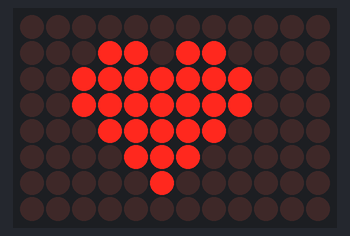
Simulated run of this sketch. Board: Arduino Uno R4 WiFi. Shown: 12×8 LED matrix. What the sketch prints to the serial monitor is not drawn.

Above: at 0.82 s.

The sketch:

arduino_renderer.ino
```cpp
#include "config.h"
#include "cube_renderer.h"
#include "framebuffer.h"
#include "led_heart.h"
#include "serial_stream.h"
#include "test_pattern.h"

void setup() {
    beginSerialStream();
    beginLedHeart();
    clearBuffer(0);
}

void loop() {
    updateLedHeart();

    if (USE_SERIAL_TEST_PATTERN) {
        drawTestPattern();
        sendFrame();
        delay(TEST_FRAME_DELAY_MS);
        return;
    }

    updateCubeAnimation();
    drawCubeFrame();
    sendFrame();
    delay(FRAME_DELAY_MS);
}
```

cube_renderer.cpp
```cpp
#include "cube_renderer.h"

#include <math.h>

#include "config.h"
#include "framebuffer.h"

struct Vec3 {
    float x;
    float y;
    float z;
};

struct ScreenPoint {
    int x;
    int y;
    bool visible;
};

struct Edge {
    uint8_t a;
    uint8_t b;
};

static float cubeAngleX = 0.0f;
static float cubeAngleY = 0.0f;
static float cubeSinX = 0.0f;
static float cubeCosX = 1.0f;
static float cubeSinY = 0.0f;
static float cubeCosY = 1.0f;

static const Vec3 kCubeVertices[8] = {
    {-1.0f, -1.0f, -1.0f},
    { 1.0f, -1.0f, -1.0f},
    { 1.0f,  1.0f, -1.0f},
    {-1.0f,  1.0f, -1.0f},
    {-1.0f, -1.0f,  1.0f},
    { 1.0f, -1.0f,  1.0f},
    { 1.0f,  1.0f,  1.0f},
    {-1.0f,  1.0f,  1.0f},
};

static const Edge kCubeEdges[12] = {
    {0, 1}, {1, 2}, {2, 3}, {3, 0},
    {4, 5}, {5, 6}, {6, 7}, {7, 4},
    {0, 4}, {1, 5}, {2, 6}, {3, 7},
};

static Vec3 rotateVertex(const Vec3 &vertex) {
    const float rotatedX = (vertex.x * cubeCosY) + (vertex.z * cubeSinY);
    const float rotatedZ = (-vertex.x * cubeSinY) + (vertex.z * cubeCosY);

    Vec3 result;
    result.x = rotatedX;
    result.y = (vertex.y * cubeCosX) - (rotatedZ * cubeSinX);
    result.z = (vertex.y * cubeSinX) + (rotatedZ * cubeCosX);
    return result;
}

static ScreenPoint projectVertex(const Vec3 &vertex) {
    ScreenPoint point;
    const float depth = vertex.z + CAMERA_DISTANCE;

    if (depth <= 0.1f) {
        point.x = 0;
        point.y = 0;
        point.visible = false;
        return point;
    }

    const float scale = PROJECTION_SCALE / depth;
    point.x = static_cast<int>((vertex.x * scale) + (WIDTH * 0.5f));
    point.y = static_cast<int>((vertex.y * scale) + (HEIGHT * 0.5f));
    point.visible = true;
    return point;
}

static void drawAxesOverlay() {
    const int centerX = WIDTH / 2;
    const int centerY = HEIGHT / 2;
    drawLine(centerX, 0, centerX, HEIGHT - 1, 32);
    drawLine(0, centerY, WIDTH - 1, centerY, 32);
}

void updateCubeAnimation() {
    cubeAngleX += ROTATION_STEP_X;
    cubeAngleY += ROTATION_STEP_Y;

    if (cubeAngleX > TWO_PI) {
        cubeAngleX -= TWO_PI;
    }

    if (cubeAngleY > TWO_PI) {
        cubeAngleY -= TWO_PI;
    }

    cubeSinX = sinf(cubeAngleX);
    cubeCosX = cosf(cubeAngleX);
    cubeSinY = sinf(cubeAngleY);
    cubeCosY = cosf(cubeAngleY);
}

void drawCubeFrame() {
    ScreenPoint projected[8];

    clearBuffer(0);
    if (DRAW_AXES_OVERLAY) {
        drawAxesOverlay();
    }

    for (int i = 0; i < 8; i++) {
        Vec3 transformed = rotateVertex(kCubeVertices[i]);
        transformed.x *= CUBE_SCALE;
        transformed.y *= CUBE_SCALE;
        transformed.z *= CUBE_SCALE;
        projected[i] = projectVertex(transformed);
    }

    for (int i = 0; i < 12; i++) {
        const ScreenPoint &a = projected[kCubeEdges[i].a];
        const ScreenPoint &b = projected[kCubeEdges[i].b];

        if (!a.visible || !b.visible) {
            continue;
        }

        drawLine(a.x, a.y, b.x, b.y, 255);
    }
}
```

cube_renderer.h
```cpp
#ifndef CUBE_RENDERER_H
#define CUBE_RENDERER_H

void updateCubeAnimation();
void drawCubeFrame();

#endif
```

framebuffer.cpp
```cpp
#include "framebuffer.h"

#include <string.h>

uint8_t framebuffer[WIDTH * HEIGHT];

void clearBuffer(uint8_t value) {
    memset(framebuffer, value, sizeof(framebuffer));
}

void setPixel(int x, int y, uint8_t color) {
    if (x < 0 || x >= WIDTH || y < 0 || y >= HEIGHT) {
        return;
    }

    framebuffer[(y * WIDTH) + x] = color;
}

void drawLine(int x0, int y0, int x1, int y1, uint8_t color) {
    int dx = abs(x1 - x0);
    int sx = (x0 < x1) ? 1 : -1;
    int dy = -abs(y1 - y0);
    int sy = (y0 < y1) ? 1 : -1;
    int err = dx + dy;

    while (true) {
        setPixel(x0, y0, color);

        if (x0 == x1 && y0 == y1) {
            break;
        }

        int e2 = err << 1;

        if (e2 >= dy) {
            err += dy;
            x0 += sx;
        }

        if (e2 <= dx) {
            err += dx;
            y0 += sy;
        }
    }
}
```

framebuffer.h
```cpp
#ifndef FRAMEBUFFER_H
#define FRAMEBUFFER_H

#include "config.h"

extern uint8_t framebuffer[WIDTH * HEIGHT];

void clearBuffer(uint8_t value);
void setPixel(int x, int y, uint8_t color);
void drawLine(int x0, int y0, int x1, int y1, uint8_t color);

#endif
```

led_heart.h
```cpp
#ifndef LED_HEART_H
#define LED_HEART_H

void beginLedHeart();
void updateLedHeart();

#endif
```

serial_stream.cpp
```cpp
#include "serial_stream.h"

#include "config.h"
#include "framebuffer.h"

static constexpr size_t SERIAL_CHUNK_SIZE = 256;

void beginSerialStream() {
    Serial.begin(BAUD_RATE);
    delay(500);
}

void sendFrame() {
    const uint8_t *data = framebuffer;
    size_t remaining = sizeof(framebuffer);

    Serial.write(START_MARKER);

    while (remaining > 0) {
        const size_t chunkSize = (remaining > SERIAL_CHUNK_SIZE) ? SERIAL_CHUNK_SIZE : remaining;
        Serial.write(data, chunkSize);
        data += chunkSize;
        remaining -= chunkSize;
    }

    Serial.write(END_MARKER);
    Serial.flush();
}
```

serial_stream.h
```cpp
#ifndef SERIAL_STREAM_H
#define SERIAL_STREAM_H

void beginSerialStream();
void sendFrame();

#endif
```

test_pattern.cpp
```cpp
#include "test_pattern.h"

#include "config.h"
#include "framebuffer.h"

static uint8_t testFrame = 0;

void drawTestPattern() {
    if ((testFrame & 1) == 0) {
        clearBuffer(0);
        drawLine(0, 0, WIDTH - 1, HEIGHT - 1, 255);
        drawLine(WIDTH - 1, 0, 0, HEIGHT - 1, 255);
    } else {
        clearBuffer(255);
        drawLine(0, HEIGHT / 2, WIDTH - 1, HEIGHT / 2, 0);
        drawLine(WIDTH / 2, 0, WIDTH / 2, HEIGHT - 1, 0);
    }

    testFrame++;
}
```

test_pattern.h
```cpp
#ifndef TEST_PATTERN_H
#define TEST_PATTERN_H

void drawTestPattern();

#endif
```

config.h
```cpp
#ifndef CONFIG_H
#define CONFIG_H

#include <Arduino.h>

constexpr bool USE_SERIAL_TEST_PATTERN = false;

constexpr int WIDTH = 128;
constexpr int HEIGHT = 96;
constexpr unsigned long BAUD_RATE = 921600;
constexpr uint8_t START_MARKER = 0xAA;
constexpr uint8_t END_MARKER = 0x55;
constexpr unsigned long FRAME_DELAY_MS = 140;
constexpr unsigned long TEST_FRAME_DELAY_MS = 180;
constexpr bool DRAW_AXES_OVERLAY = false;

constexpr float CUBE_SCALE = 18.0f;
constexpr float CAMERA_DISTANCE = 72.0f;
constexpr float PROJECTION_SCALE = 88.0f;
constexpr float ROTATION_STEP_X = 0.04f;
constexpr float ROTATION_STEP_Y = 0.06f;

#endif
```

Source omitted: led_heart.cpp (data table, 1685 bytes)
